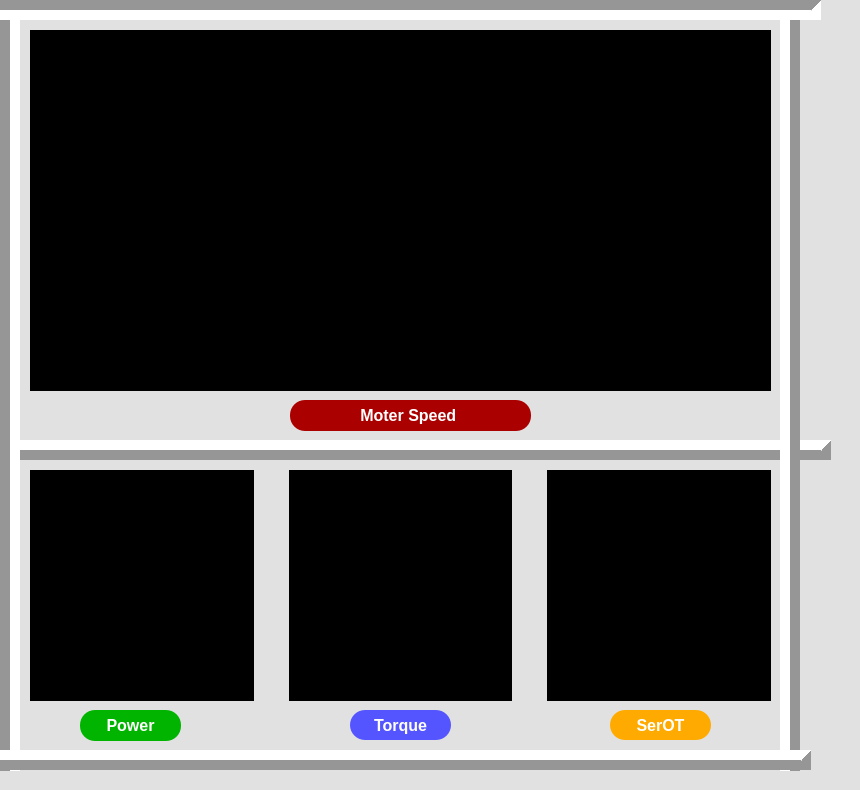
     <widget class="QWidget" name="widget_2" native="true">
      <property name="minimumSize">
       <size>
        <width>800</width>
        <height>0</height>
       </size>
      </property>
      <property name="styleSheet">
       <string notr="true">background-color: rgb(225, 225, 225);</string>
      </property>
      <widget class="AnalogGaugeWidget" name="widget_4" native="true">
       <property name="geometry">
        <rect>
         <x>30</x>
         <y>30</y>
         <width>741</width>
         <height>361</height>
        </rect>
       </property>
       <property name="styleSheet">
        <string notr="true">background-color: rgb(0, 0, 0);</string>
       </property>
      </widget>
      <widget class="QPushButton" name="pushButton_3">
       <property name="geometry">
        <rect>
         <x>290</x>
         <y>400</y>
         <width>241</width>
         <height>31</height>
        </rect>
       </property>
       <property name="font">
        <font>
         <family>Arial</family>
         <pointsize>12</pointsize>
         <weight>75</weight>
         <bold>true</bold>
        </font>
       </property>
       <property name="cursor">
        <cursorShape>PointingHandCursor</cursorShape>
       </property>
       <property name="styleSheet">
        <string notr="true">#pushButton_3{
color: rgb(255, 255, 255);
background-color: rgb(170, 0, 0);
border-radius:15px;
}
#pushButton_3:hover{
border:2px solid white;
padding-bottom: 3px;
padding-right: 3px;
}
#pushButton_3:pressed{
border:none;
padding-top: 5px;
padding-left: 5px;
}</string>
       </property>
       <property name="text">
        <string>Moter Speed </string>
       </property>
      </widget>
      <widget class="QPushButton" name="pushButton_4">
       <property name="geometry">
        <rect>
         <x>80</x>
         <y>710</y>
         <width>101</width>
         <height>31</height>
        </rect>
       </property>
       <property name="font">
        <font>
         <family>Arial</family>
         <pointsize>12</pointsize>
         <weight>75</weight>
         <bold>true</bold>
        </font>
       </property>
       <property name="cursor">
        <cursorShape>PointingHandCursor</cursorShape>
       </property>
       <property name="styleSheet">
        <string notr="true">#pushButton_4{
color: rgb(255, 255, 255);
background-color: rgb(0, 180, 0);
border-radius: 15px;
}
#pushButton_4:hover{
border:2px solid white;
padding-bottom: 3px;
padding-right: 3px;
}
#pushButton_4:pressed{
border:none;
padding-top: 5px;
padding-left: 5px;
}
</string>
       </property>
       <property name="text">
        <string>Power</string>
       </property>
      </widget>
      <widget class="QPushButton" name="pushButton_9">
       <property name="geometry">
        <rect>
         <x>350</x>
         <y>710</y>
         <width>101</width>
         <height>30</height>
        </rect>
       </property>
       <property name="maximumSize">
        <size>
         <width>16777215</width>
         <height>30</height>
        </size>
       </property>
       <property name="font">
        <font>
         <family>Arial</family>
         <pointsize>12</pointsize>
         <weight>75</weight>
         <bold>true</bold>
        </font>
       </property>
       <property name="cursor">
        <cursorShape>PointingHandCursor</cursorShape>
       </property>
       <property name="styleSheet">
        <string notr="true">#pushButton_9{
background-color: rgb(85, 85, 255);
color: rgb(255, 255, 255);
border-radius: 15px;
border:none;
}
#pushButton_9:hover{
border:2px solid white;
padding-bottom: 3px;
padding-right: 3px;
}
#pushButton_9:pressed{
border:none;
padding-top: 5px;
padding-left: 5px;
}</string>
       </property>
       <property name="text">
        <string>Torque</string>
       </property>
      </widget>
      <widget class="Line" name="line_6">
       <property name="geometry">
        <rect>
         <x>0</x>
         <y>-10</y>
         <width>20</width>
         <height>781</height>
        </rect>
       </property>
       <property name="frameShadow">
        <enum>QFrame::Sunken</enum>
       </property>
       <property name="lineWidth">
        <number>10</number>
       </property>
       <property name="midLineWidth">
        <number>0</number>
       </property>
       <property name="orientation">
        <enum>Qt::Vertical</enum>
       </property>
      </widget>
      <widget class="Line" name="line_7">
       <property name="geometry">
        <rect>
         <x>780</x>
         <y>-10</y>
         <width>20</width>
         <height>781</height>
        </rect>
       </property>
       <property name="frameShadow">
        <enum>QFrame::Raised</enum>
       </property>
       <property name="lineWidth">
        <number>10</number>
       </property>
       <property name="orientation">
        <enum>Qt::Vertical</enum>
       </property>
      </widget>
      <widget class="Line" name="line_8">
       <property name="geometry">
        <rect>
         <x>-30</x>
         <y>0</y>
         <width>851</width>
         <height>20</height>
        </rect>
       </property>
       <property name="frameShadow">
        <enum>QFrame::Sunken</enum>
       </property>
       <property name="lineWidth">
        <number>10</number>
       </property>
       <property name="orientation">
        <enum>Qt::Horizontal</enum>
       </property>
      </widget>
      <widget class="Line" name="line_9">
       <property name="geometry">
        <rect>
         <x>-40</x>
         <y>750</y>
         <width>851</width>
         <height>20</height>
        </rect>
       </property>
       <property name="frameShadow">
        <enum>QFrame::Raised</enum>
       </property>
       <property name="lineWidth">
        <number>10</number>
       </property>
       <property name="orientation">
        <enum>Qt::Horizontal</enum>
       </property>
      </widget>
      <widget class="Line" name="line_10">
       <property name="geometry">
        <rect>
         <x>-20</x>
         <y>440</y>
         <width>851</width>
         <height>20</height>
        </rect>
       </property>
       <property name="frameShadow">
        <enum>QFrame::Raised</enum>
       </property>
       <property name="lineWidth">
        <number>10</number>
       </property>
       <property name="orientation">
        <enum>Qt::Horizontal</enum>
       </property>
      </widget>
      <widget class="QPushButton" name="pushButton_10">
       <property name="geometry">
        <rect>
         <x>610</x>
         <y>710</y>
         <width>101</width>
         <height>30</height>
        </rect>
       </property>
       <property name="maximumSize">
        <size>
         <width>16777215</width>
         <height>30</height>
        </size>
       </property>
       <property name="font">
        <font>
         <family>Arial</family>
         <pointsize>12</pointsize>
         <weight>75</weight>
         <bold>true</bold>
        </font>
       </property>
       <property name="cursor">
        <cursorShape>PointingHandCursor</cursorShape>
       </property>
       <property name="styleSheet">
        <string notr="true">#pushButton_10{
background-color: rgb(255, 170, 0);
color: rgb(255, 255, 255);
border-radius: 15px;
border:none;
}
#pushButton_10:hover{
border:2px solid white;
padding-bottom: 3px;
padding-right: 3px;
}
#pushButton_10:pressed{
border:none;
padding-top: 5px;
padding-left: 5px;
}</string>
       </property>
       <property name="text">
        <string>SerOT</string>
       </property>
      </widget>
      <widget class="QWidget" name="layoutWidget">
       <property name="geometry">
        <rect>
         <x>20</x>
         <y>460</y>
         <width>761</width>
         <height>241</height>
        </rect>
       </property>
       <layout class="QHBoxLayout" name="horizontalLayout">
        <property name="spacing">
         <number>35</number>
        </property>
        <property name="leftMargin">
         <number>10</number>
        </property>
        <property name="topMargin">
         <number>10</number>
        </property>
        <property name="rightMargin">
         <number>10</number>
        </property>
        <item>
         <widget class="AnalogGaugeWidget" name="widget_5" native="true">
          <property name="styleSheet">
           <string notr="true">background-color: rgb(0, 0, 0);</string>
          </property>
         </widget>
        </item>
        <item>
         <widget class="AnalogGaugeWidget" name="widget_6" native="true">
          <property name="styleSheet">
           <string notr="true">background-color: rgb(0, 0, 0);</string>
          </property>
         </widget>
        </item>
        <item>
         <widget class="AnalogGaugeWidget" name="widget_8" native="true">
          <property name="styleSheet">
           <string notr="true">background-color: rgb(0, 0, 0);</string>
          </property>
         </widget>
        </item>
       </layout>
      </widget>
      <zorder>line_10</zorder>
      <zorder>widget_4</zorder>
      <zorder>pushButton_3</zorder>
      <zorder>pushButton_4</zorder>
      <zorder>pushButton_9</zorder>
      <zorder>layoutWidget</zorder>
      <zorder>line_6</zorder>
      <zorder>line_7</zorder>
      <zorder>line_8</zorder>
      <zorder>line_9</zorder>
      <zorder>pushButton_10</zorder>
     </widget>
